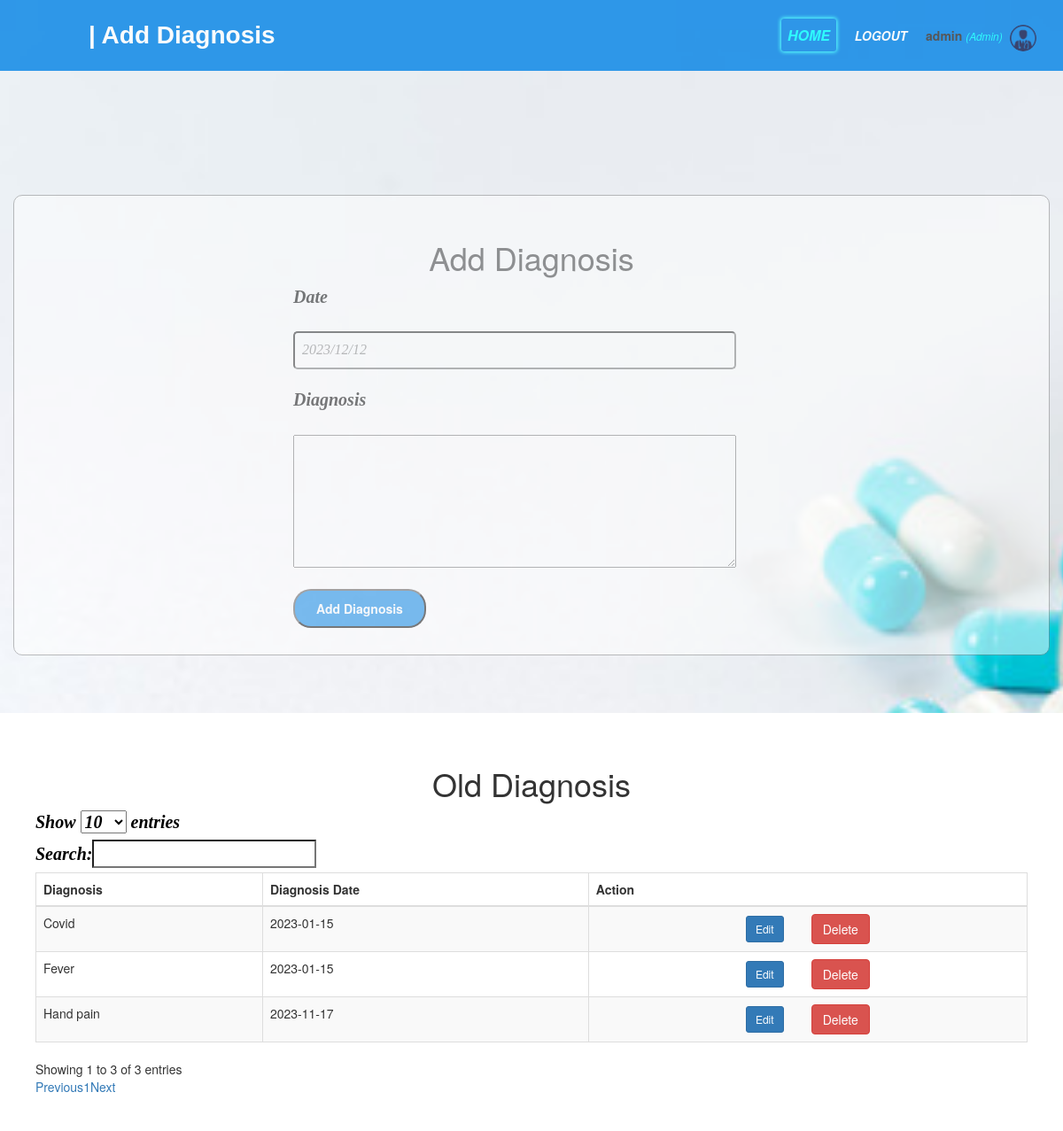
The app's page /doctor/add_diagnosis.php?add_diagnosis=1 (signed in) with its own data.
### tables this page shows
CREATE TABLE IF NOT EXISTS `diagnosis` (
  `diagnosis_id` int NOT NULL AUTO_INCREMENT,
  `diagnosis` varchar(200) NOT NULL,
  `diagnosis_date` date NOT NULL,
  `p_id` int NOT NULL,
  `staff_id` int NOT NULL,
  PRIMARY KEY (`diagnosis_id`),
  KEY `p_id` (`p_id`)
);

### doctor/add_diagnosis.php (the view, shortened to what this page needs)
<?php include('function.php');
if (isset($_GET['add_diagnosis'])) {
    $p_id = $_GET['add_diagnosis'];
}
?>
<!DOCTYPE html>
<html>
<head>
	<link rel="stylesheet" type="text/css" href="/pis/css/booking.css">
    <link rel="stylesheet" type="text/css" href="/pis/css/all.css">
	<?php include('link_css.php'); ?>
</head>
<body>
	<nav>
	    <label id="title">| Add Diagnosis</label>
	      <ul>
	        <li><a class="active"  href="doctor_home.php">HOME</a></li>
	        <li><a href="/pis/index.php?logout='1' "style="font-size:14px;" id="logout">logout</a></li>
	        <li>
            <?php  if (isset($_SESSION['user'])) : ?>
                <strong><?php echo $_SESSION['user']['user_type']; ?></strong>
                <small>
                    <i  style="color: cyan;">(<?php echo ucfirst($_SESSION['user']['user_name']); ?>)</i>
                    <img src="/pis/images/21.png" class="profile_info">
                 </small>
            <?php endif ?>
        </li>
      </ul>
    </nav><br><br><br><br>
    <div class="container">
    <h1>Add Diagnosis</h1>
    <form action="doctor_home.php" method="post" id="frm">
        <label>Date</label><br><br>
        <input type="text" name="diagnosis_date" readonly value="<?php echo( date("Y/m/d")) ?>" id="name"><br><br>
        <label>Diagnosis</label><br><br>
        <textarea id="test" name="diagnosis" required="Enter Diagnosis"></textarea><br><br>
        <input type="submit" name="add_medicine" value="Add Diagnosis" id="booking">
    </form>
</div><br><br><br>
<div id="s">
    <h1> Old Diagnosis </h1>
<table id="allusers" class="table table-striped table-bordered" style="width: 100%">
        <thead>
            <tr>
                <th>Diagnosis</th>
                <th id="a">Diagnosis Date</th>
                <th>Action</th>
            </tr>
        </thead>
        <tbody>
            <?php
            $result_E=mysqli_query($db,"SELECT * from diagnosis WHERE p_id=$p_id");
            while ($row=mysqli_fetch_array($result_E)) {?>
            <tr>
                <td><?php echo $row['diagnosis']; ?></td>
                <td id="a"><?php echo $row['diagnosis_date']; ?></td>
                <td align="center">
                    <a href="edit_diagnosis.php?edit_diagnosis=<?php echo $row['diagnosis_id']; ?>" class="btn btn-primary btn-sm" ><i class="fas fa-edit"></i> Edit </a> &nbsp;&nbsp;&nbsp;&nbsp;&nbsp;&nbsp;
                    <a href="add_diagnosis.php?delete_diagnosis=<?php echo $row['diagnosis_id']; ?>" class="btn btn-danger" onClick="return confirm('Are you sure you want to Delete the diagnosis?')">Delete</a>
                </td>
            </tr>
            <?php } ?>
        </tbody>
    </table>
</div>
</body>
</html>

### css/booking.css (style rules this page uses)
body { margin: 0; padding: 0; background-image: url('/pis/images/109.jpg'); background-size: cover; font-family: sans-serif; }
#title { color: white; font-size: 28px; line-height: 80px; padding: 0 100px; font-weight: bold; font-style: initial; font-family: 'poppins',sans-serif; }
* { padding: 0; margin: 0; text-decoration: none; list-style: none; box-sizing: border-box; }
nav { background: #0082e6; height: 80px; width: 100%; opacity: .8; }
nav ul { float: right; margin-right: 20px; }
nav ul li { display: inline-block; line-height: 80px; margin: 0 5px; }
nav ul li a { color: white; font-size: 16px; padding: 7px; border-radius: 3px; text-transform: uppercase; font-weight: bold; font-style: italic; }
.active { transition: -5s; box-shadow: 0 0 5px #33ffff,0 0 5px #33ffff; color: cyan; }
.container { width: 60%; margin: auto; background-color: white; padding: 30px; border-color: gray; border-width: 1px; margin-top: 60px; border-style: solid; opacity: .5; border-radius: 10px; margin-bottom: 5px; }
h1 { text-align: center; margin-bottom: 30px; font-family: 'poppins',sans-serif; color: gray; }
label { color: black; font-style: italic; font-size: 20px; font-family: "Times New Roman"; font-weight: bold; }
#test { columns: 100; width: 500px; height: 150px; color: gray; font-size: 16px; font-family: "Times New Roman"; }
#name { width: 500px; padding: 8px; border-radius: 5px; color: gray; font-style: italic; font-size: 16px; font-family: "Times New Roman"; }
#booking { width: 150px; border-radius: 20px; color: white; background-color: #0082e6; padding: 10px; font-weight: bold; cursor: pointer; }
#frm { margin-left: 300px; }
#s { background: white; padding-right: 40px; padding-top: 40px; padding-bottom: 40px; padding-left: 40px; }

### css/all.css (style rules this page uses)
.profile_info { display: inline-block; width: 30px; height: 30px; margin: 5px; border-radius: 100%; }

### records on screen
diagnosis: diagnosis "Covid", diagnosis_date "2023-01-15"
diagnosis: diagnosis "Fever", diagnosis_date "2023-01-15"
diagnosis: diagnosis "Hand pain", diagnosis_date "2023-11-17"

### other values on screen
$_SESSION['user']['user_type'] "admin"
$_SESSION['user']['user_name'] "Admin"
